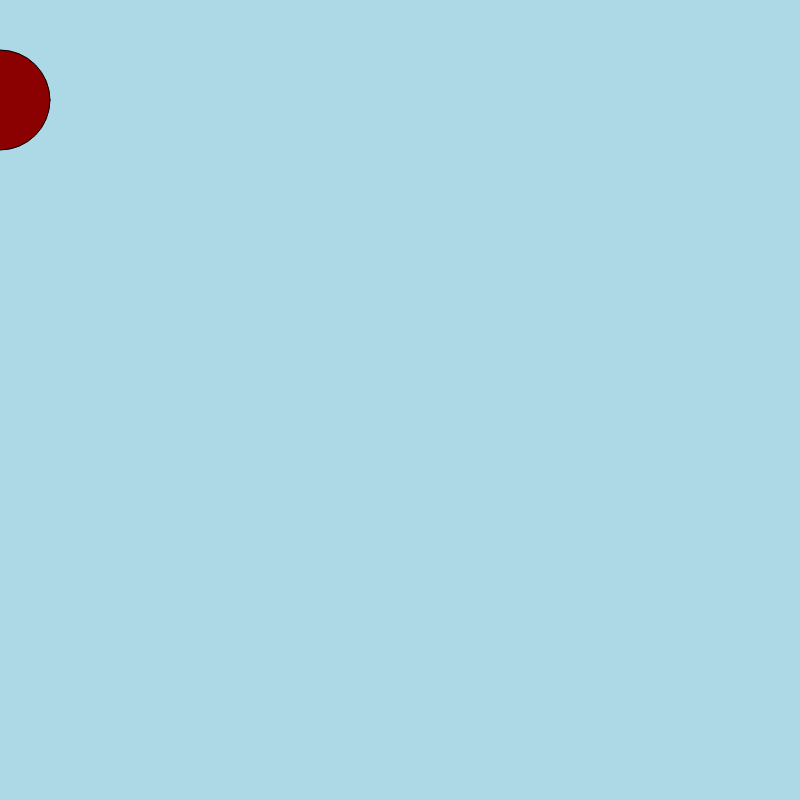
Frame 1 (no input)
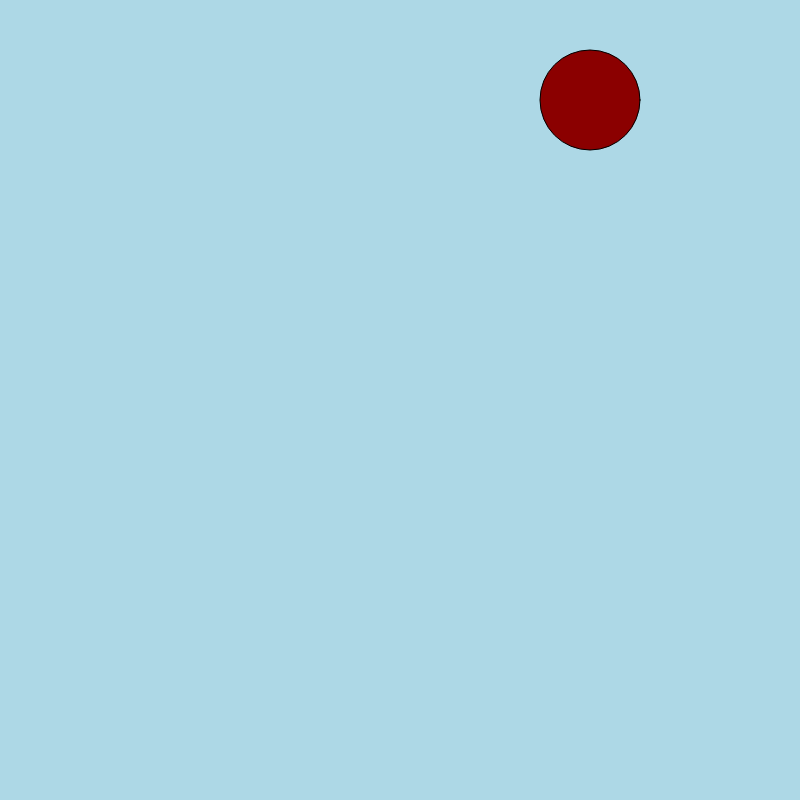
Frame 60 (no input)
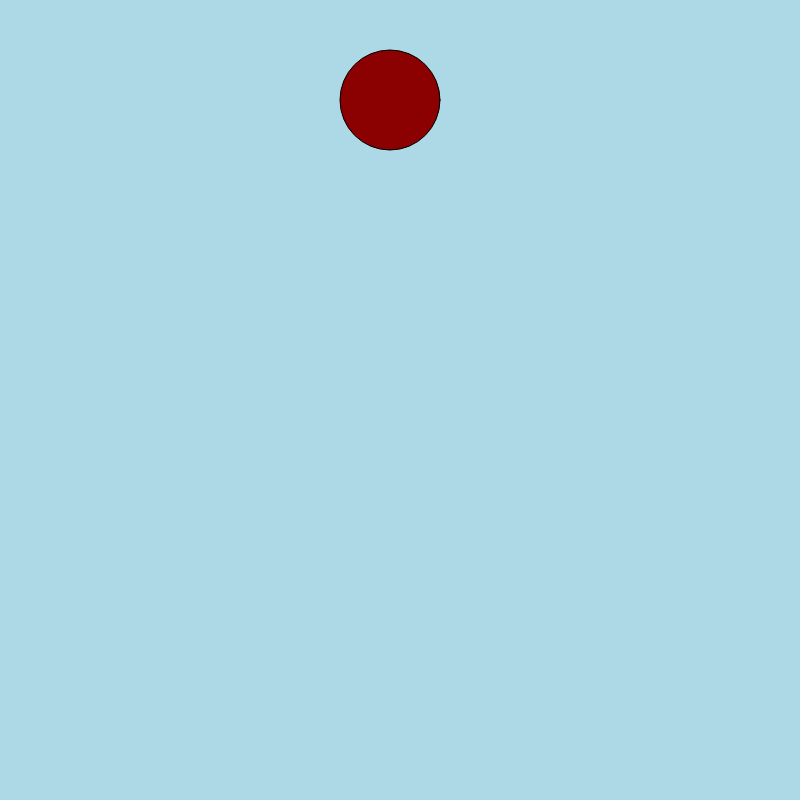
Frame 120 (the mouse pressed at the canvas centre since frame 60)

The p5.js sketch that drew these frames (run headless with seeded random() and noise() and a simulated clock; from frame 60 on, the mouse is pressed at the canvas centre):

// p5.js sketch
// ── sketch.js
var x = 0

function setup() {
  // put setup code here
  createCanvas(800,800);
}

function draw() {
  // put drawing code here
  background('lightblue');
  fill('darkred')
  ellipse(x, 100, 100, 100);
  x = (x + 10) % width ;
  if (x > width){
    x = 0 ;
  }
}
